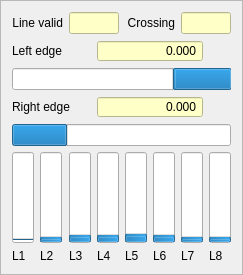
             <widget class="QFrame" name="frame_2">
              <property name="frameShape">
               <enum>QFrame::StyledPanel</enum>
              </property>
              <property name="frameShadow">
               <enum>QFrame::Raised</enum>
              </property>
              <layout class="QGridLayout" name="gridLayout_13">
               <item row="0" column="4" colspan="2">
                <widget class="QLabel" name="label_27">
                 <property name="text">
                  <string>Crossing</string>
                 </property>
                 <property name="alignment">
                  <set>Qt::AlignRight|Qt::AlignTrailing|Qt::AlignVCenter</set>
                 </property>
                </widget>
               </item>
               <item row="0" column="6" colspan="2">
                <widget class="QLineEdit" name="ls_crossing_cnt">
                 <property name="toolTip">
                  <string>&lt;html&gt;&lt;head/&gt;&lt;body&gt;&lt;p&gt;Value from 0 to 20.&lt;/p&gt;&lt;p&gt;0 = no crossing, 20 = crossing detected in 20ms. &lt;/p&gt;&lt;p&gt;Counts +1 when detection is above &amp;quot;Crossing det.&amp;quot; value.&lt;br/&gt;else -1.&lt;/p&gt;&lt;p&gt;&lt;br/&gt;&lt;/p&gt;&lt;/body&gt;&lt;/html&gt;</string>
                 </property>
                 <property name="statusTip">
                  <string/>
                 </property>
                 <property name="styleSheet">
                  <string notr="true">background-color: rgb(255, 255, 200);</string>
                 </property>
                </widget>
               </item>
               <item row="0" column="0" colspan="2">
                <widget class="QLabel" name="label_171">
                 <property name="text">
                  <string>Line valid</string>
                 </property>
                 <property name="alignment">
                  <set>Qt::AlignRight|Qt::AlignTrailing|Qt::AlignVCenter</set>
                 </property>
                </widget>
               </item>
               <item row="2" column="0" colspan="8">
                <widget class="QProgressBar" name="ls_left_bar">
                 <property name="toolTip">
                  <string>&lt;html&gt;&lt;head/&gt;&lt;body&gt;&lt;p&gt;Left edge position&lt;/p&gt;&lt;p&gt;Gray if an edge is not detected&lt;/p&gt;&lt;/body&gt;&lt;/html&gt;</string>
                 </property>
                 <property name="minimum">
                  <number>-3</number>
                 </property>
                 <property name="maximum">
                  <number>103</number>
                 </property>
                 <property name="value">
                  <number>24</number>
                 </property>
                 <property name="textVisible">
                  <bool>false</bool>
                 </property>
                 <property name="invertedAppearance">
                  <bool>true</bool>
                 </property>
                </widget>
               </item>
               <item row="5" column="0">
                <widget class="QProgressBar" name="line_bar_1">
                 <property name="maximum">
                  <number>1000</number>
                 </property>
                 <property name="value">
                  <number>0</number>
                 </property>
                 <property name="orientation">
                  <enum>Qt::Vertical</enum>
                 </property>
                 <property name="textDirection">
                  <enum>QProgressBar::TopToBottom</enum>
                 </property>
                 <property name="format">
                  <string>%p%</string>
                 </property>
                </widget>
               </item>
               <item row="5" column="1">
                <widget class="QProgressBar" name="line_bar_2">
                 <property name="maximum">
                  <number>1000</number>
                 </property>
                 <property name="value">
                  <number>24</number>
                 </property>
                 <property name="orientation">
                  <enum>Qt::Vertical</enum>
                 </property>
                 <property name="textDirection">
                  <enum>QProgressBar::TopToBottom</enum>
                 </property>
                 <property name="format">
                  <string>%p%</string>
                 </property>
                </widget>
               </item>
               <item row="5" column="2">
                <widget class="QProgressBar" name="line_bar_3">
                 <property name="maximum">
                  <number>1000</number>
                 </property>
                 <property name="value">
                  <number>50</number>
                 </property>
                 <property name="orientation">
                  <enum>Qt::Vertical</enum>
                 </property>
                 <property name="textDirection">
                  <enum>QProgressBar::TopToBottom</enum>
                 </property>
                 <property name="format">
                  <string>%p%</string>
                 </property>
                </widget>
               </item>
               <item row="5" column="4">
                <widget class="QProgressBar" name="line_bar_5">
                 <property name="maximum">
                  <number>1000</number>
                 </property>
                 <property name="value">
                  <number>65</number>
                 </property>
                 <property name="orientation">
                  <enum>Qt::Vertical</enum>
                 </property>
                 <property name="textDirection">
                  <enum>QProgressBar::TopToBottom</enum>
                 </property>
                 <property name="format">
                  <string>%p%</string>
                 </property>
                </widget>
               </item>
               <item row="5" column="3">
                <widget class="QProgressBar" name="line_bar_4">
                 <property name="maximum">
                  <number>1000</number>
                 </property>
                 <property name="value">
                  <number>50</number>
                 </property>
                 <property name="orientation">
                  <enum>Qt::Vertical</enum>
                 </property>
                 <property name="textDirection">
                  <enum>QProgressBar::TopToBottom</enum>
                 </property>
                 <property name="format">
                  <string>%p%</string>
                 </property>
                </widget>
               </item>
               <item row="5" column="5">
                <widget class="QProgressBar" name="line_bar_6">
                 <property name="maximum">
                  <number>1000</number>
                 </property>
                 <property name="value">
                  <number>50</number>
                 </property>
                 <property name="orientation">
                  <enum>Qt::Vertical</enum>
                 </property>
                 <property name="textDirection">
                  <enum>QProgressBar::TopToBottom</enum>
                 </property>
                 <property name="format">
                  <string>%p%</string>
                 </property>
                </widget>
               </item>
               <item row="5" column="6">
                <widget class="QProgressBar" name="line_bar_7">
                 <property name="maximum">
                  <number>1000</number>
                 </property>
                 <property name="value">
                  <number>24</number>
                 </property>
                 <property name="orientation">
                  <enum>Qt::Vertical</enum>
                 </property>
                 <property name="textDirection">
                  <enum>QProgressBar::TopToBottom</enum>
                 </property>
                 <property name="format">
                  <string>%p%</string>
                 </property>
                </widget>
               </item>
               <item row="5" column="7">
                <widget class="QProgressBar" name="line_bar_8">
                 <property name="maximum">
                  <number>1000</number>
                 </property>
                 <property name="value">
                  <number>24</number>
                 </property>
                 <property name="orientation">
                  <enum>Qt::Vertical</enum>
                 </property>
                 <property name="textDirection">
                  <enum>QProgressBar::TopToBottom</enum>
                 </property>
                 <property name="format">
                  <string>%p%</string>
                 </property>
                </widget>
               </item>
               <item row="6" column="0">
                <widget class="QLabel" name="label_47">
                 <property name="text">
                  <string>L1</string>
                 </property>
                </widget>
               </item>
               <item row="6" column="2">
                <widget class="QLabel" name="label_158">
                 <property name="text">
                  <string>L3</string>
                 </property>
                </widget>
               </item>
               <item row="6" column="3">
                <widget class="QLabel" name="label_159">
                 <property name="text">
                  <string>L4</string>
                 </property>
                </widget>
               </item>
               <item row="6" column="1">
                <widget class="QLabel" name="label_157">
                 <property name="text">
                  <string>L2</string>
                 </property>
                </widget>
               </item>
               <item row="6" column="5">
                <widget class="QLabel" name="label_161">
                 <property name="text">
                  <string>L6</string>
                 </property>
                </widget>
               </item>
               <item row="6" column="4">
                <widget class="QLabel" name="label_160">
                 <property name="text">
                  <string>L5</string>
                 </property>
                </widget>
               </item>
               <item row="6" column="6">
                <widget class="QLabel" name="label_162">
                 <property name="text">
                  <string>L7</string>
                 </property>
                </widget>
               </item>
               <item row="6" column="7">
                <widget class="QLabel" name="label_163">
                 <property name="text">
                  <string>L8</string>
                 </property>
                </widget>
               </item>
               <item row="4" column="0" colspan="8">
                <widget class="QProgressBar" name="ls_right_bar">
                 <property name="toolTip">
                  <string>&lt;html&gt;&lt;head/&gt;&lt;body&gt;&lt;p&gt;Right edge position&lt;/p&gt;&lt;p&gt;Either no edge is valid or both are valid.&lt;/p&gt;&lt;/body&gt;&lt;/html&gt;</string>
                 </property>
                 <property name="minimum">
                  <number>-3</number>
                 </property>
                 <property name="maximum">
                  <number>103</number>
                 </property>
                 <property name="value">
                  <number>24</number>
                 </property>
                 <property name="textVisible">
                  <bool>false</bool>
                 </property>
                 <property name="invertedAppearance">
                  <bool>false</bool>
                 </property>
                </widget>
               </item>
               <item row="1" column="0" colspan="3">
                <widget class="QLabel" name="label_118">
                 <property name="text">
                  <string>Left edge</string>
                 </property>
                </widget>
               </item>
               <item row="3" column="0" colspan="3">
                <widget class="QLabel" name="label_121">
                 <property name="text">
                  <string>Right edge</string>
                 </property>
                </widget>
               </item>
               <item row="1" column="3" colspan="4">
                <widget class="QDoubleSpinBox" name="ls_left_side">
                 <property name="toolTip">
                  <string notr="true">&lt;html&gt;&lt;head/&gt;&lt;body&gt;&lt;p&gt;Position of left edge (cm)&lt;/p&gt;&lt;/body&gt;&lt;/html&gt;</string>
                 </property>
                 <property name="styleSheet">
                  <string notr="true">background-color: rgb(255, 255, 200);</string>
                 </property>
                 <property name="locale">
                  <locale language="C" country="AnyCountry"/>
                 </property>
                 <property name="alignment">
                  <set>Qt::AlignRight|Qt::AlignTrailing|Qt::AlignVCenter</set>
                 </property>
                 <property name="readOnly">
                  <bool>true</bool>
                 </property>
                 <property name="buttonSymbols">
                  <enum>QAbstractSpinBox::NoButtons</enum>
                 </property>
                 <property name="specialValueText">
                  <string notr="true"/>
                 </property>
                 <property name="decimals">
                  <number>3</number>
                 </property>
                 <property name="minimum">
                  <double>-100.000000000000000</double>
                 </property>
                 <property name="maximum">
                  <double>100.000000000000000</double>
                 </property>
                </widget>
               </item>
               <item row="3" column="3" colspan="4">
                <widget class="QDoubleSpinBox" name="ls_right_side">
                 <property name="toolTip">
                  <string notr="true">&lt;html&gt;&lt;head/&gt;&lt;body&gt;&lt;p&gt;Position of right edge (cm)&lt;/p&gt;&lt;/body&gt;&lt;/html&gt;</string>
                 </property>
                 <property name="styleSheet">
                  <string notr="true">background-color: rgb(255, 255, 200);</string>
                 </property>
                 <property name="locale">
                  <locale language="C" country="AnyCountry"/>
                 </property>
                 <property name="alignment">
                  <set>Qt::AlignRight|Qt::AlignTrailing|Qt::AlignVCenter</set>
                 </property>
                 <property name="readOnly">
                  <bool>true</bool>
                 </property>
                 <property name="buttonSymbols">
                  <enum>QAbstractSpinBox::NoButtons</enum>
                 </property>
                 <property name="specialValueText">
                  <string notr="true"/>
                 </property>
                 <property name="decimals">
                  <number>3</number>
                 </property>
                 <property name="minimum">
                  <double>-100.000000000000000</double>
                 </property>
                 <property name="maximum">
                  <double>100.000000000000000</double>
                 </property>
                </widget>
               </item>
               <item row="0" column="2" colspan="2">
                <widget class="QLineEdit" name="ls_line_valid_cnt">
                 <property name="toolTip">
                  <string>&lt;html&gt;&lt;head/&gt;&lt;body&gt;&lt;p&gt;Value from 0 to 5.&lt;/p&gt;&lt;p&gt;0 = no line, 5=line seen in 5ms.&lt;/p&gt;&lt;p&gt;&lt;br/&gt;&lt;/p&gt;&lt;/body&gt;&lt;/html&gt;</string>
                 </property>
                 <property name="styleSheet">
                  <string notr="true">background-color: rgb(255, 255, 200);</string>
                 </property>
                </widget>
               </item>
              </layout>
             </widget>
